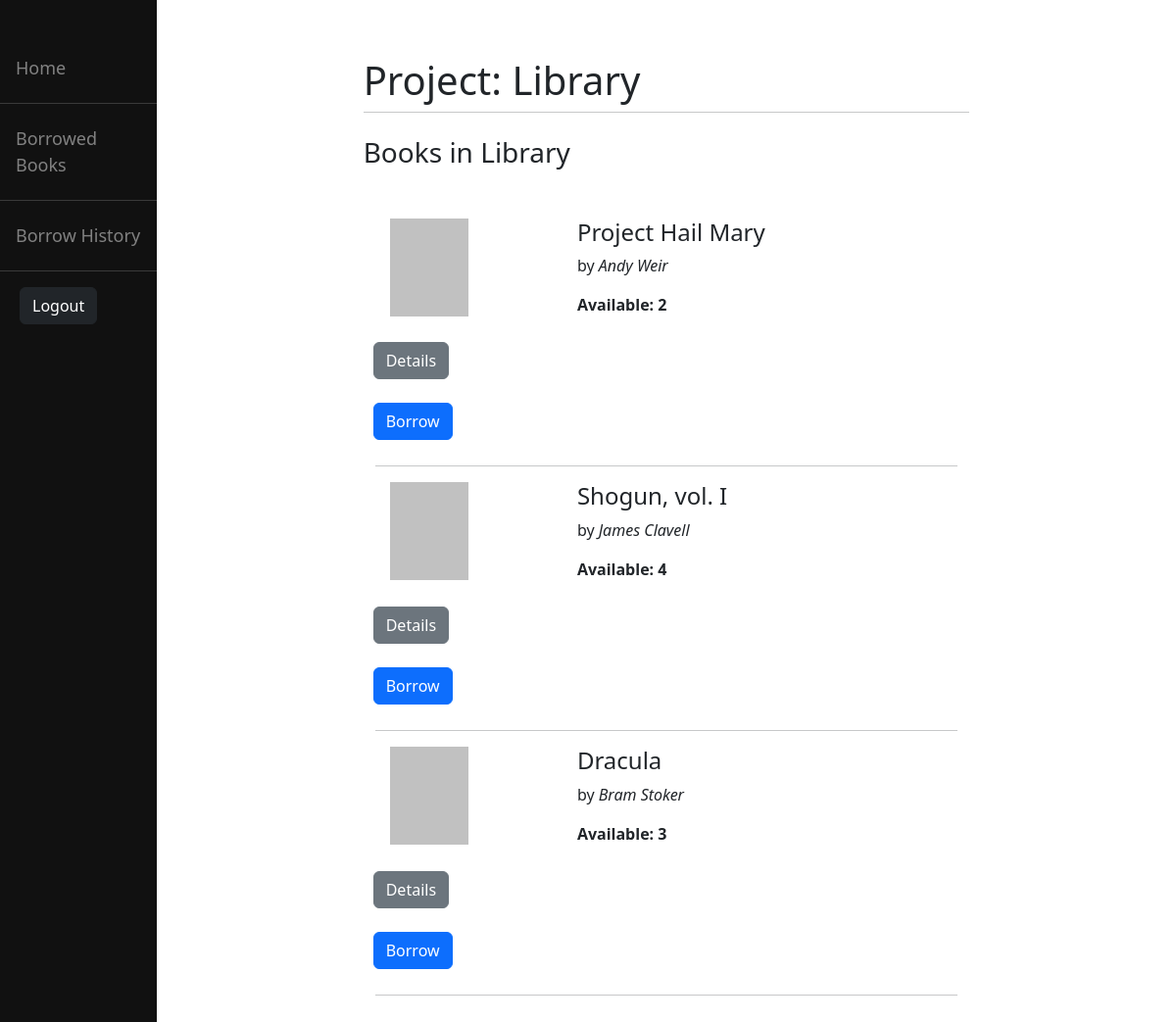
Page /library/home/ (signed in) on the earlier database version.
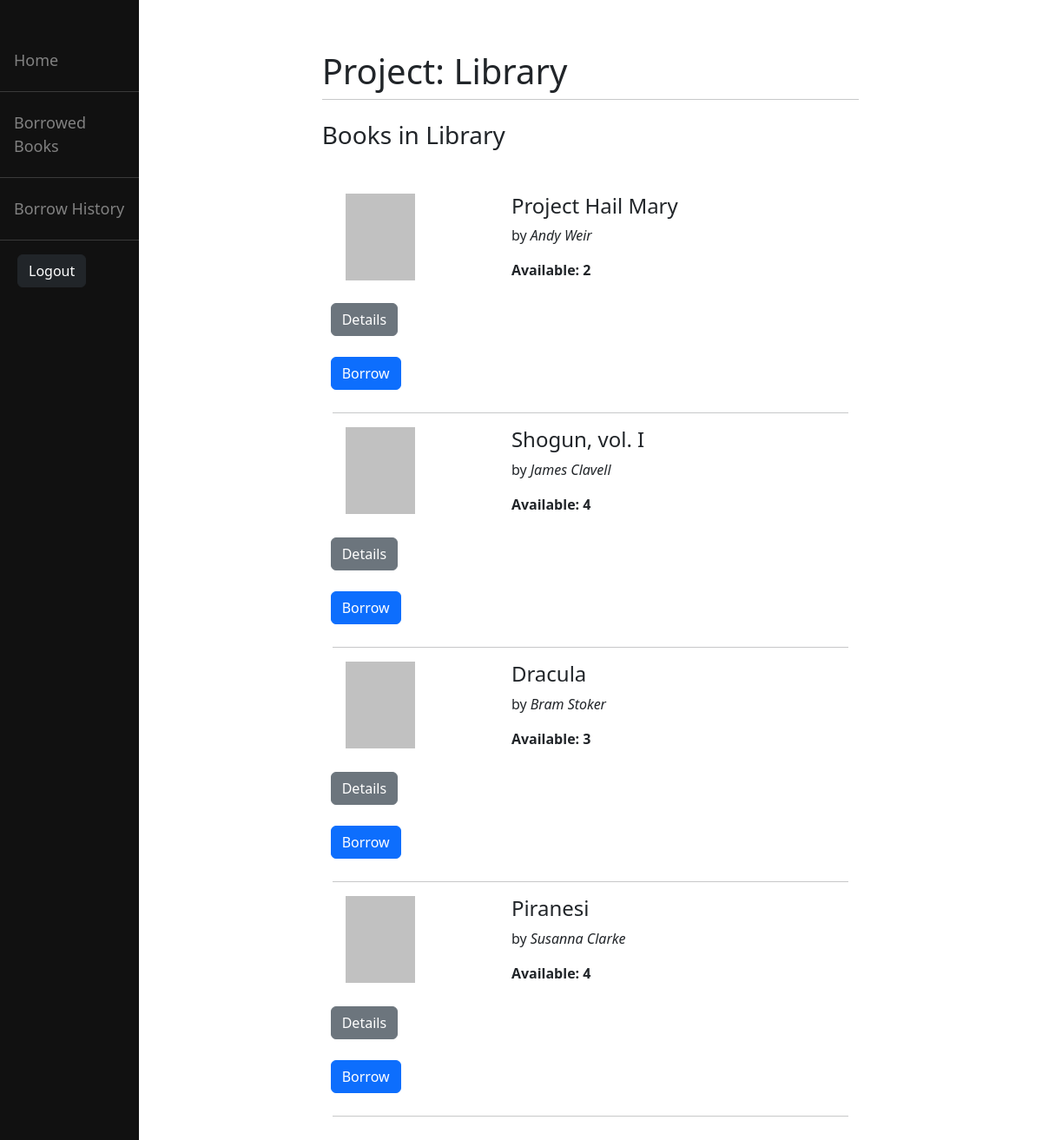
Same page on the later database version.
### library/models.py (models this page shows, shortened)
class Book(models.Model):
    title = models.CharField(max_length=200)
    author = models.CharField(max_length=200)
    publisher = models.CharField(max_length=200)
    year_of_release = models.PositiveIntegerField(default=dt.now().year)
    serial_book_number = models.CharField(max_length=13)
    description = models.TextField(blank=True)
    no_copies = models.PositiveIntegerField(default=1)
    no_available = models.PositiveIntegerField(default=1)

### library/views.py (the view)
# urls.py: path('home/', views.home, name="home"),
@login_required
def home(request):
    if not request.user.is_approved:
        print("Your account is awaiting admin approval.")
        return redirect("pending")
    if request.method == "POST" and request.POST.get("borrow"):
        handle_borrow_request(request, request.POST.get("borrow"))
    books = Book.objects.all()
    return render(request, "library/home.html", {"books": books})

### library/templates/library/home.html (shortened to what this page needs)
{% extends 'library/base_library.html' %}
{% block content %}
    <h3 style="margin: 20px 0 50px 0;"> Books in Library </h3>
    {% for b in books %}
        <div class="container">
            <div class="row">
                <div class="col">
                    <div style="height:100px; width:80px; background-color: #c1c1c1; margin-left:15px;"></div>
                </div>
                <div class="col-8">
                    <h4>{{b.title}}</h4>
                    <p>by <em>{{b.author}}</em></p>
                    <p><strong>Available: {{b.no_available}}</strong></p>
                </div>
                <div class="col" style="padding: 10px">
                    <a class="btn btn-secondary" href="/library/{{b.id}}" role="button"> Details </a>
                    <form method="post" action="">
                        <br>
                        <button type="submit" name="borrow" value="{{b.id}}" class="btn btn-primary">Borrow</button>
                    </form>
                </div>
            </div>
            <hr>
        </div>
    {% endfor %}
{% endblock %}

Differences in the rows shown:
added Book: title "Piranesi", author "Susanna Clarke", no_available "4", {{ b.id }} 5 (drawn)
